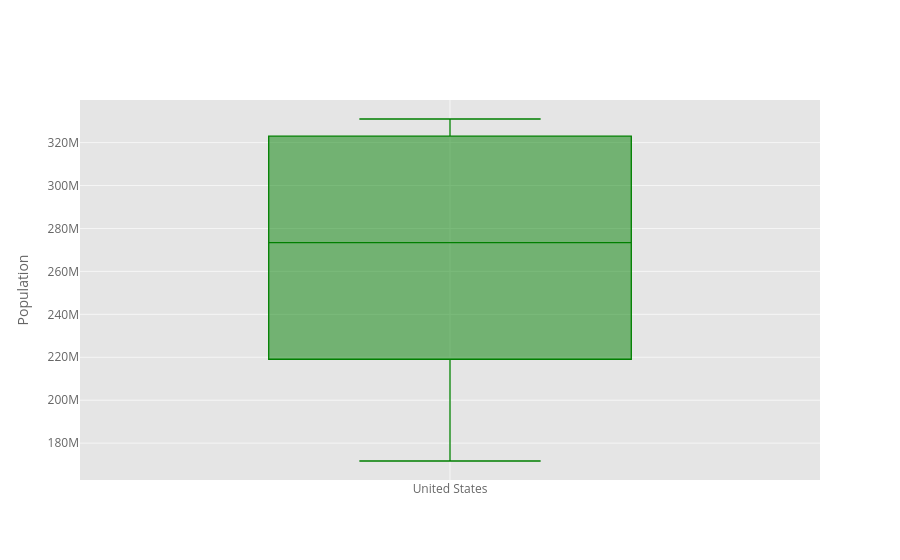

Notebook code for this chart:
### Markdown cell above
# 4 Boxplot

### Code cell
df_pivot['United States'].iplot(kind='box', color='green', yTitle='Population')

### Figure 1 — Plotly figure (JSON) as saved in the notebook; plotly's stock layout.template omitted (floating-point values rounded to 4 significant figures)
{"data": [{"boxpoints": false, "line": {"width": 1.3}, "marker": {"color": "rgba(0, 128, 0, 1.0)"}, "name": "United States", "orientation": "v", "type": "box", "y": [171685336, 186720571, 199733676, 209513341, 219081251, 229476354, 240499825, 252120309, 265163745, 281710909, 294993511, 309011475, 320878310, 323015995, 325084756, 327096265, 329064917, 331002651]}], "layout": {"autosize": true, "legend": {"bgcolor": "#FFFFFF", "font": {"color": "#666666"}}, "paper_bgcolor": "#FFFFFF", "plot_bgcolor": "#E5E5E5", "title": {"font": {"color": "#151516"}}, "xaxis": {"autorange": true, "gridcolor": "#F6F6F6", "range": [-0.5, 0.5], "showgrid": true, "tickfont": {"color": "#666666"}, "title": {"font": {"color": "#666666"}, "text": ""}, "type": "category", "zerolinecolor": "#F6F6F6"}, "yaxis": {"autorange": true, "gridcolor": "#F6F6F6", "range": [162800000.0, 339900000.0], "showgrid": true, "tickfont": {"color": "#666666"}, "title": {"font": {"color": "#666666"}, "text": "Population"}, "type": "linear", "zerolinecolor": "#F6F6F6"}}}
